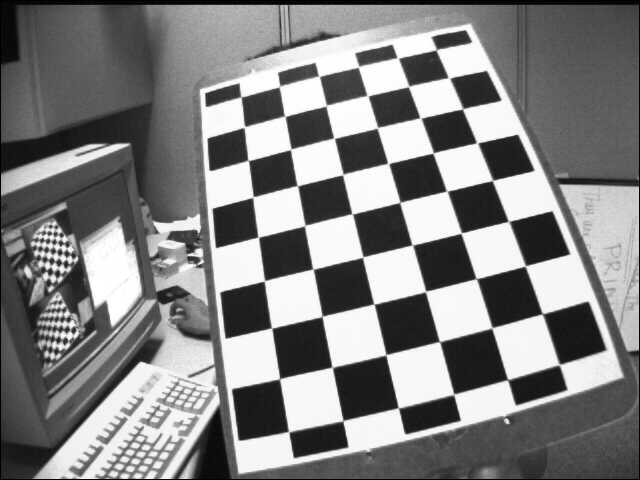
#> input picture data from opencv/left05.jpg, 640 x 480 px
$ python shapes_on_images.py
#> lines starting #> are read from the running program, lines starting #| are printed output that depends on the picture
import numpy as np

import cv2
img= cv2.imread('data from opencv/left05.jpg')
#> img is the input picture: shape (480, 640, 3); min 0, max 255, mean 129.8
img= cv2.line(img, (0, 0), (255, 255), (0, 123, 78), 10)
img= cv2.arrowedLine(img, (10, 0), (245, 100), (0, 255 , 0), 8)
img= cv2.rectangle(img, (245, 34), (34, 356), (0, 13, 255), 5)

# if we give thickness as -1 then it will fill the color inside the shape

img= cv2.circle(img, (123, 133), 89, (12, 34, 63), -1)

# put text in an image
font= cv2.FONT_HERSHEY_COMPLEX
img= cv2.putText(img, 'Hello JimCorbett', (10, 250), font, 2, (122, 34, 156), 8)
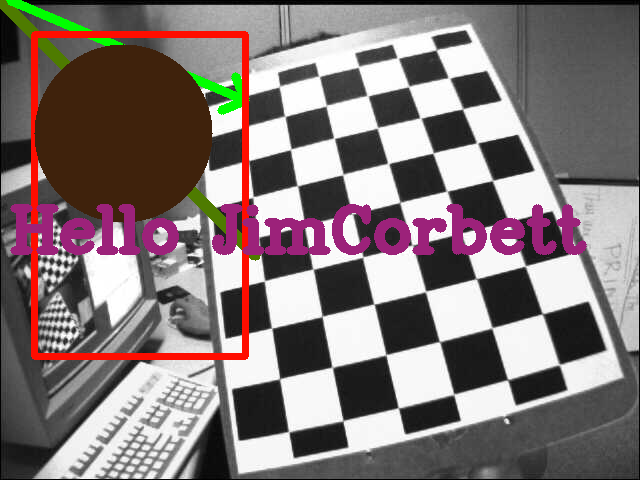
#> img: shape (480, 640, 3); mean B, G, R 119, 119.1, 130.9

cv2.imshow('image', img)
cv2.waitKey(0)
cv2.destroyAllWindows()

$ run again, with data from opencv/left01.jpg copied over data from opencv/left05.jpg
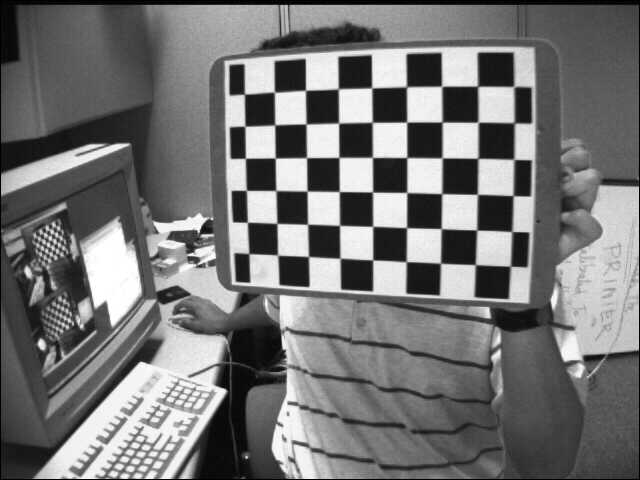
#> input picture data from opencv/left01.jpg, 640 x 480 px
#> img is the input picture: shape (480, 640, 3); min 0, max 255, mean 116.6
#> `img= cv2.putText(img, 'Hello JimCorbett', (10, 250), font, 2, (122, 34..`:
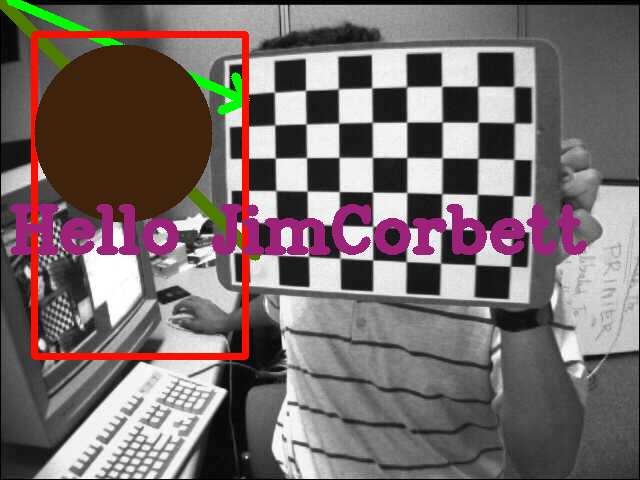
#> img: shape (480, 640, 3); mean B, G, R 106.9, 107, 118.8

$ run again, with data from opencv/left02.jpg copied over data from opencv/left05.jpg
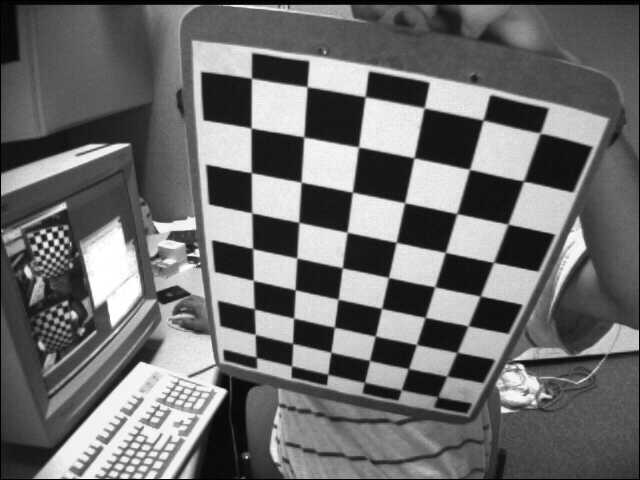
#> input picture data from opencv/left02.jpg, 640 x 480 px
#> img is the input picture: shape (480, 640, 3); min 0, max 255, mean 109
#> `img= cv2.putText(img, 'Hello JimCorbett', (10, 250), font, 2, (122, 34..`:
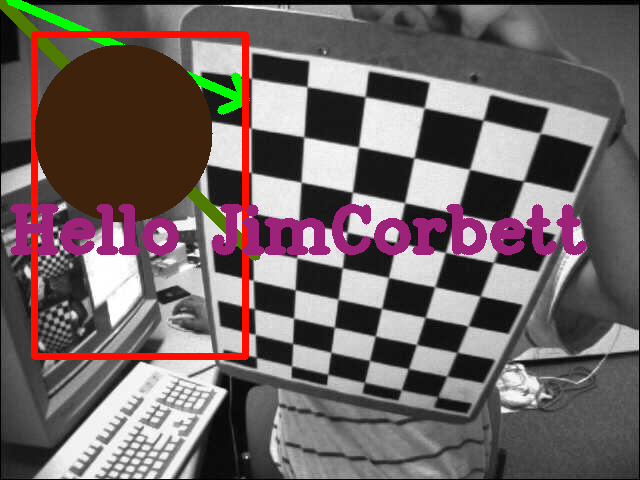
#> img: shape (480, 640, 3); mean B, G, R 99.2, 99.3, 111.1

$ run again, with data from opencv/left03.jpg copied over data from opencv/left05.jpg
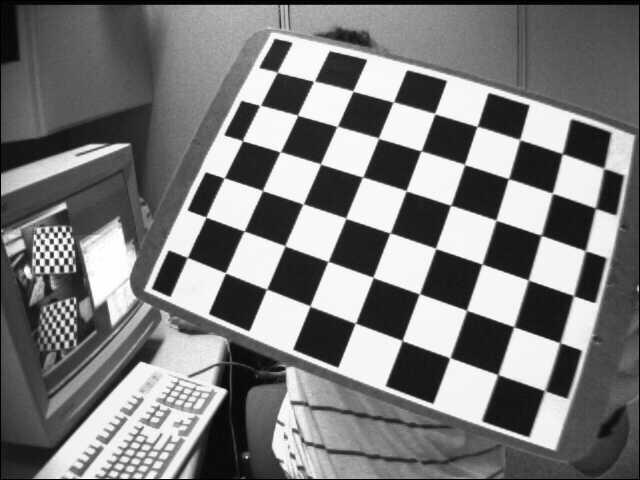
#> input picture data from opencv/left03.jpg, 640 x 480 px
#> img is the input picture: shape (480, 640, 3); min 0, max 255, mean 122.9
#> `img= cv2.putText(img, 'Hello JimCorbett', (10, 250), font, 2, (122, 34..`:
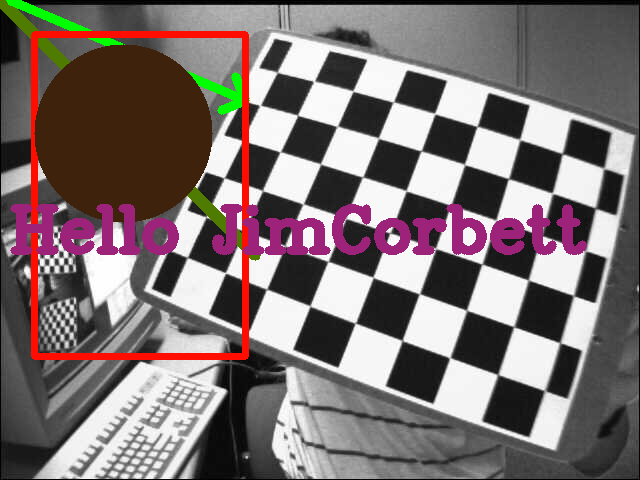
#> img: shape (480, 640, 3); mean B, G, R 112.2, 112.3, 124.1
